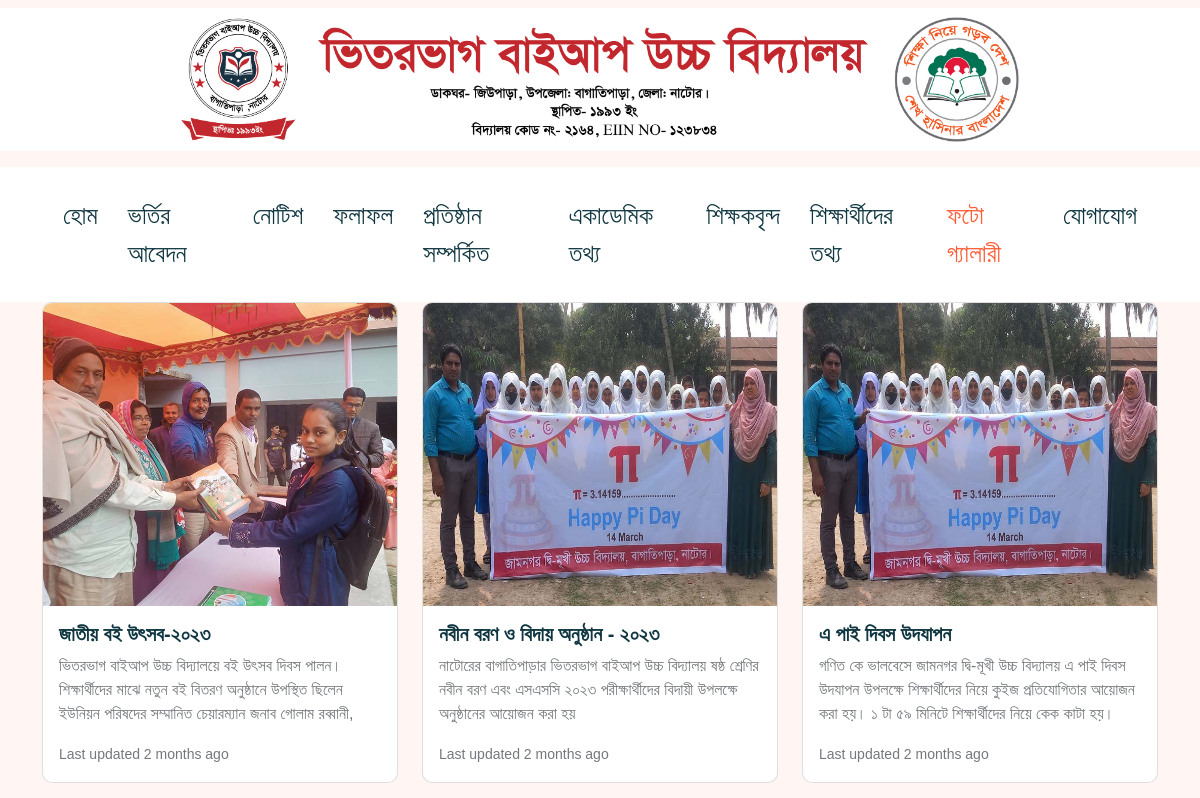
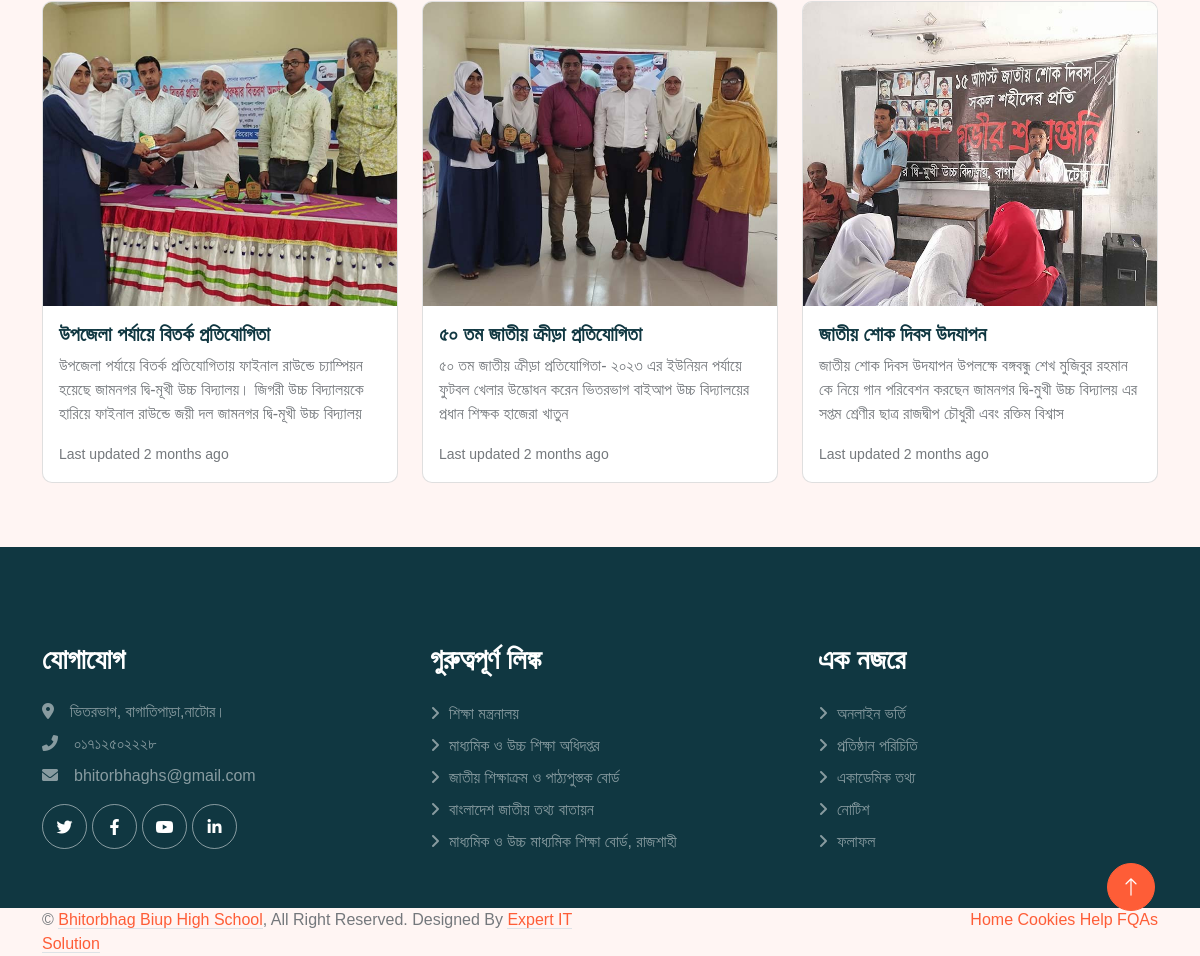
Page /gallary/ on the committed database (2 pictures, top to bottom).
### home/models.py (models this page shows, shortened)
class Gallary(models.Model):
    title = models.CharField(max_length=255)
    description = models.TextField()
    image = models.ImageField(upload_to='Gallery/')
    created_at = models.DateTimeField(auto_now_add=True,null=True)
    updated_at = models.DateTimeField(auto_now=True,null=True)
    class Meta:
        ordering = ['-created_at']
        verbose_name_plural = "Gallary"

### home/views.py (the view)
# urls.py: path('gallary/',GallaryView.as_view(),name='gallary'),
class GallaryView(TemplateView):
    template_name = 'gallary.html'
    def get_context_data(self, **kwargs):
        context = super().get_context_data(**kwargs)
        context['gallary'] = Gallary.objects.all()
        return context

### home/contextprocessors.py (called while the page is built)
def social_and_contact(request):
    try:
        social_media = SocialMedia.objects.last()
    except SocialMedia.DoesNotExist:
        social_media = None
    try:
        contact_info = Contact.objects.last()
    except Contact.DoesNotExist:
        contact_info = None
    return {
        'social_media': social_media,
        'contact_info': contact_info
    }

### templates/gallary.html (shortened to what this page needs)
{% extends "base.html" %}
{% load static %}
{% load humanize %}
{% block body %}
    <div class="container-fluid bg-white p-0">
      {% include "include/navbar.html" %}
<section>
        <div class="container">
            <div class="row">
                {% for gal in gallary %}
                <div class="col-4">
                    <div class="card mb-3">
                        <img src="{{ gal.image.url }}" class="card-img-top" alt="...">
                        <div class="card-body">
                          <h5 class="card-title" style="font-family: 'Kalpurush', sans-serif;">{{ gal.title }}</h5>
                          <p class="card-text">{{ gal.description }}</p>
                          <p class="card-text"><small class="text-body-secondary">Last updated {{ gal.updated_at|naturaltime }}</small></p>
                        </div>
                      </div>
                </div>
                {% endfor %}
            </div>
        </div>
</section>
{% endblock body %}

### static/css/style.css (style rules this page uses)
:root { --primary: #fe5d37; --light: #fff5f3; --dark: #103741; }
h5, h6, .h5, .h6 { font-weight: 600; }
body { font-family: "Kalpurush", Arial, sans-serif !important; }

### rows in the picture
Gallary: image (picture), title "জাতীয় বই উৎসব-২০২৩", description "ভিতরভাগ বাইআপ উচ্চ বিদ্যালয়ে বই উৎসব দিবস পালন। শিক্ষার্থীদের মাঝে নতুন বই বিতরণ অনুষ্ঠানে উপস্থিত ছিলেন ইউনিয়ন পরিষদের সম্মানিত চেয়ারম্যান জনাব গোলাম রব্বানী,", updated_at "2 months ago"
Gallary: image (picture), title "নবীন বরণ ও বিদায় অনুষ্ঠান - ২০২৩", description "নাটোরের বাগাতিপাড়ার ভিতরভাগ বাইআপ উচ্চ বিদ্যালয় ষষ্ঠ শ্রেণির নবীন বরণ এবং এসএসসি ২০২৩ পরীক্ষার্থীদের বিদায়ী উপলক্ষে অনুষ্ঠানের আয়োজন করা হয়", updated_at "2 months ago"
Gallary: image (picture), title "এ পাই দিবস উদযাপন", description "গণিত কে ভালবেসে জামনগর দ্বি-মূখী উচ্চ বিদ্যালয় এ পাই দিবস উদযাপন উপলক্ষে শিক্ষার্থীদের নিয়ে কুইজ প্রতিযোগিতার আয়োজন করা হয়। ১ টা ৫৯ মিনিটে শিক্ষার্থীদের নিয়ে কেক কাটা হয়।", updated_at "2 months ago"
Gallary: image (picture), title "উপজেলা পর্যায়ে বিতর্ক প্রতিযোগিতা", description "উপজেলা পর্যায়ে বিতর্ক প্রতিযোগিতায় ফাইনাল রাউন্ডে চ্যাম্পিয়ন হয়েছে জামনগর দ্বি-মূখী উচ্চ বিদ্যালয়। জিগরী উচ্চ বিদ্যালয়কে হারিয়ে ফাইনাল রাউন্ডে জয়ী দল জামনগর দ্বি-মূখী উচ্চ বিদ্যালয়", updated_at "2 months ago"
Gallary: image (picture), title "৫০ তম জাতীয় ক্রীড়া প্রতিযোগিতা", description "৫০ তম জাতীয় ক্রীড়া প্রতিযোগিতা- ২০২৩ এর ইউনিয়ন পর্যায়ে ফুটবল খেলার উদ্ভোধন করেন ভিতরভাগ বাইআপ উচ্চ বিদ্যালয়ের প্রধান শিক্ষক হাজেরা খাতুন", updated_at "2 months ago"
Gallary: image (picture), title "জাতীয় শোক দিবস উদযাপন", description "জাতীয় শোক দিবস উদযাপন উপলক্ষে বঙ্গবন্ধু শেখ মুজিবুর রহমান কে নিয়ে গান পরিবেশন করছেন জামনগর দ্বি-মুখী উচ্চ বিদ্যালয় এর সপ্তম শ্রেণীর ছাত্র রাজদ্বীপ চৌধুরী এবং রক্তিম বিশ্বাস", updated_at "2 months ago"
